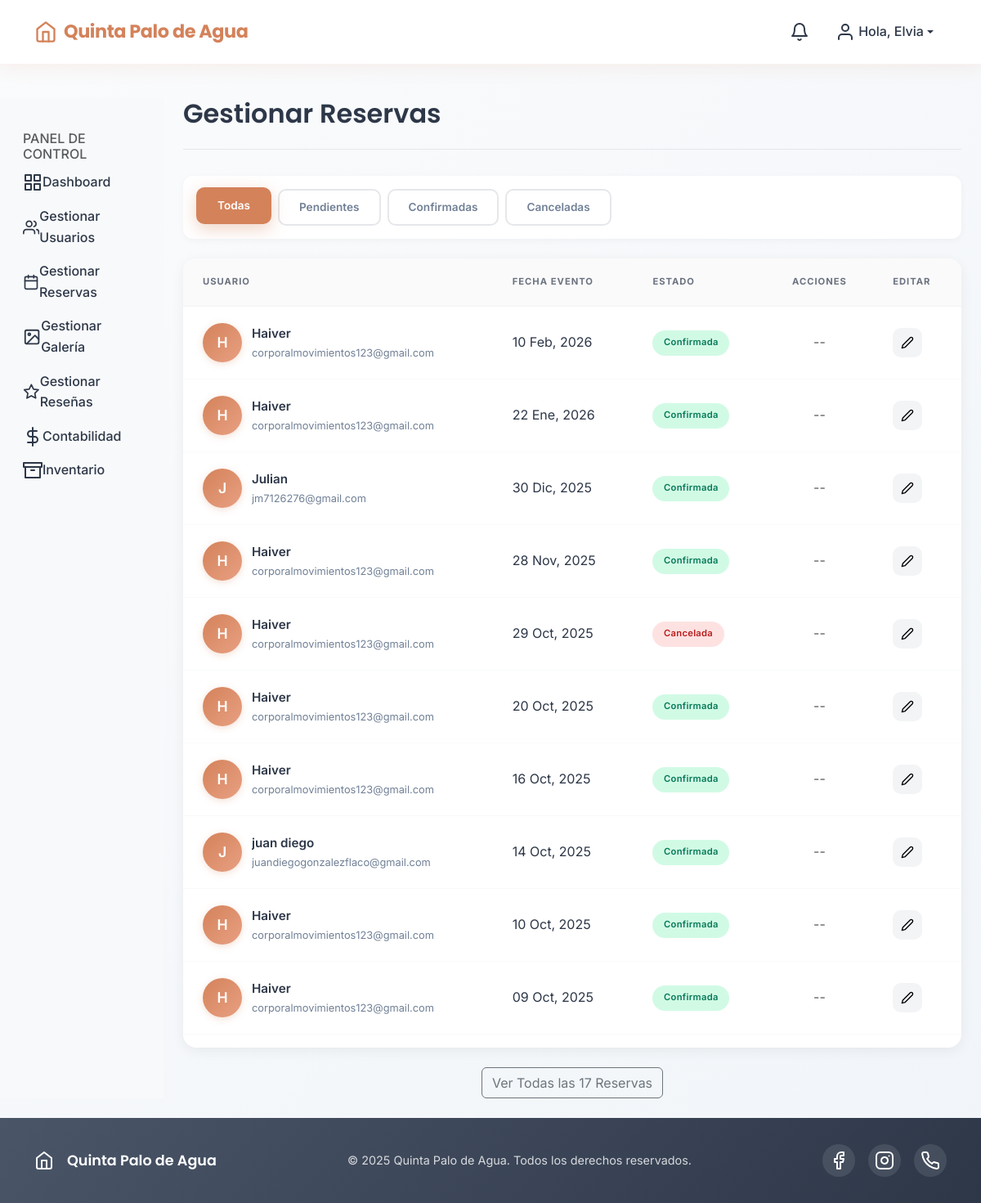
Before: /panel-control/reservas/ (signed in) with the older database file.
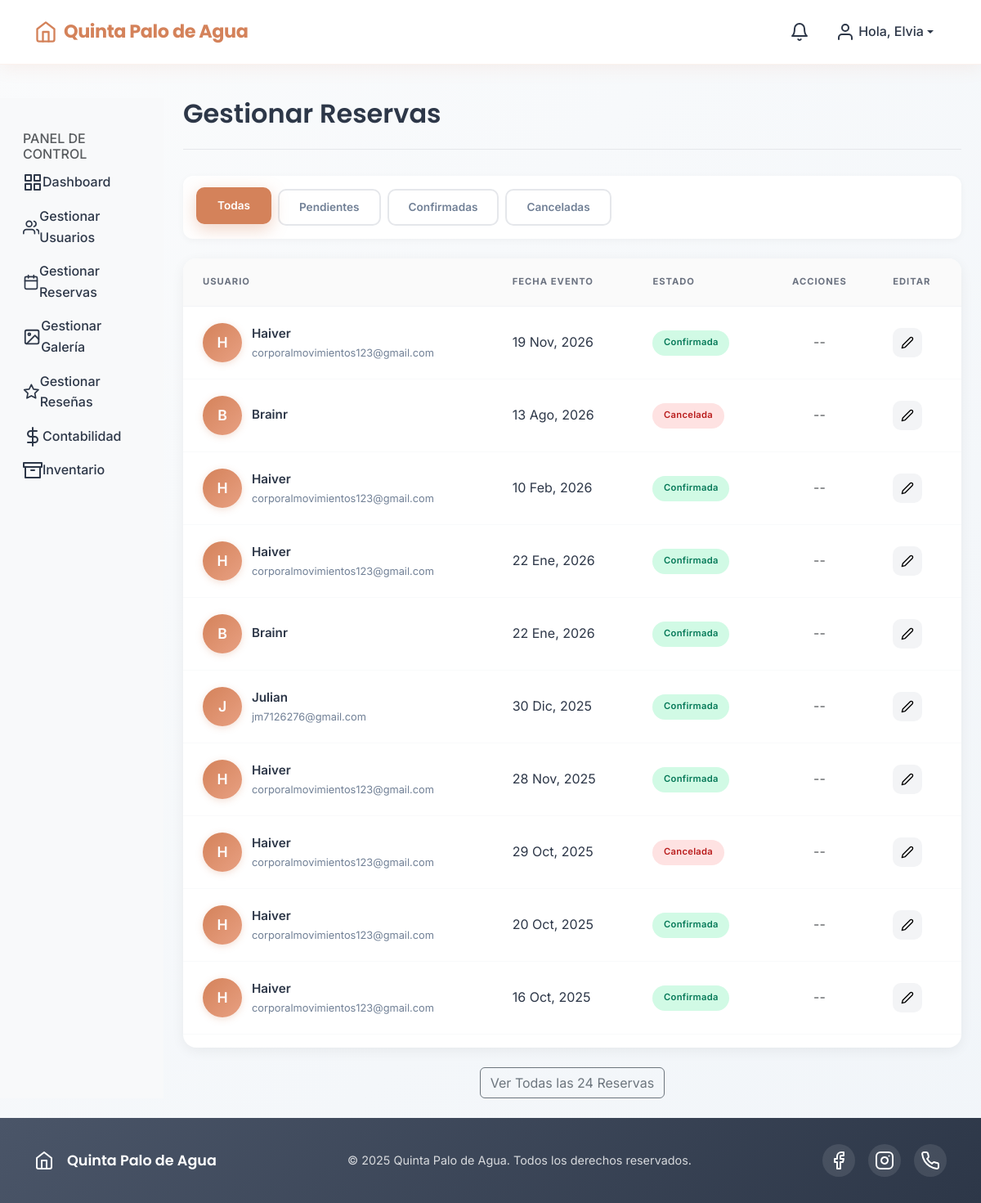
After: the same page with the newer database file.
### reservas/models.py (models this page shows, shortened)
class Reserva(models.Model):
    usuario = models.ForeignKey(User, on_delete=models.CASCADE, related_name='reservas')
    fecha_reserva = models.DateField(verbose_name="Fecha del Evento")
    numero_personas = models.PositiveIntegerField(verbose_name="Número de Personas")
    tipo_evento = models.CharField(max_length=100, verbose_name="Tipo de Evento")
    ESTADO_CHOICES = [
        ('pendiente', 'Pendiente'),
        ('esperando_pago', 'Esperando Pago'), # Nuevo estado
        ('confirmada', 'Confirmada'),
        ('cancelada', 'Cancelada'),
    ]
    estado = models.CharField(max_length=15, choices=ESTADO_CHOICES, default='pendiente')
    precio = models.DecimalField(max_digits=10, decimal_places=2, default=0.00, verbose_name="Precio de la Reserva")
    hora_ingreso = models.TimeField(null=True, blank=True, verbose_name="Hora de Ingreso")
    hora_salida = models.TimeField(null=True, blank=True, verbose_name="Hora de Salida")
    detalles_privilegios = models.TextField(blank=True, verbose_name="Privilegios Incluidos", help_text="Ej: Acceso a piscina, 2 habitaciones, uso de la cocina.")
    penalizacion_tardia = models.DecimalField(max_digits=10, decimal_places=2, default=50000.00, verbose_name="Penalización por Hora Extra")
    fecha_esperando_pago = models.DateTimeField(null=True, blank=True, editable=False)
    class Meta:
        ordering = ['-fecha_reserva']

### reservas/views.py (the view)
# urls.py: path('reservas/', reservas_views.lista_reservas_admin, name='lista_reservas_admin'),
@login_required
def lista_reservas_admin(request):
    if not request.user.is_staff:
        return redirect('index')
    filtro_actual = request.GET.get('estado')
    reservas_list = Reserva.objects.all().order_by('-fecha_reserva')
    if filtro_actual:
        reservas_list = reservas_list.filter(estado=filtro_actual)
    paginator = Paginator(reservas_list, 10)
    reservas_pagina = paginator.get_page(1)
    context = {
        'reservas_pagina': reservas_pagina,       # Las 10 primeras para la tabla principal
        'todas_las_reservas': reservas_list,    # Todas las reservas para el modal
        'filtro_actual': filtro_actual,
    }
    return render(request, 'panel_admin/admin_lista_reservas.html', context)

### templates/panel_admin/admin_lista_reservas.html (shortened to what this page needs)
{% extends 'panel_admin/panel_admin_base.html' %}
{% load static %}
{% block panel_content %}
<link rel="stylesheet" href="{% static 'css/gestionar_reservas.css' %}">
<link rel="stylesheet" href="{% static 'css/gestionar_usuarios.css' %}">
<div class="page-header">
    <h1 class="page-title">Gestionar Reservas</h1>
</div>
<div class="filtros-reservas">
    <a href="{% url 'lista_reservas_admin' %}" class="btn-filtro {% if not filtro_actual %}active{% endif %}">Todas</a>
    <a href="{% url 'lista_reservas_admin' %}?estado=pendiente" class="btn-filtro {% if filtro_actual == 'pendiente' %}active{% endif %}">Pendientes</a>
    <a href="{% url 'lista_reservas_admin' %}?estado=confirmada" class="btn-filtro {% if filtro_actual == 'confirmada' %}active{% endif %}">Confirmadas</a>
    <a href="{% url 'lista_reservas_admin' %}?estado=cancelada" class="btn-filtro {% if filtro_actual == 'cancelada' %}active{% endif %}">Canceladas</a>
</div>
<div class="reservas-table-container">
    <div class="table-responsive">
        <table class="table reservas-table">
            <thead>
                <tr>
                    <th>Usuario</th>
                    <th>Fecha Evento</th>
                    <th>Estado</th>
                    <th class="text-center">Acciones</th>
                    <th>Editar</th>
                </tr>
            </thead>
            <tbody>
                {% for reserva in reservas_pagina %}
                <tr>
                    <td>
                        <div class="user-info">
                            <div class="user-avatar">{{ reserva.usuario.username|first|upper }}</div>
                            <div class="user-details">
                                <span class="username">{{ reserva.usuario.first_name|default:reserva.usuario.username }}</span>
                                <span class="email">{{ reserva.usuario.email }}</span>
                            </div>
                        </div>
                    </td>
                    <td>{{ reserva.fecha_reserva|date:"d M, Y" }}</td>
                    <td><span class="badge-estado badge-{{ reserva.estado|slugify }}">{{ reserva.get_estado_display }}</span></td>
                    <td class="text-center acciones-cell">
                        {% if reserva.estado == 'pendiente' %}
                        <form action="{% url 'actualizar_estado_reserva' reserva.id %}" method="post" class="d-inline">
                            {% csrf_token %}
                            <input type="hidden" name="estado" value="esperando_pago">
                            <button type="submit" class="btn btn-success btn-sm">Confirmar</button>
                        </form>
                        <form action="{% url 'actualizar_estado_reserva' reserva.id %}" method="post" class="d-inline">
                            {% csrf_token %}
                            <input type="hidden" name="estado" value="cancelada">
                            <button type="submit" class="btn btn-danger btn-sm">Rechazar</button>
                        </form>
                        {% else %}
                        <span class="text-muted">--</span>
                        {% endif %}
                    </td>
                    <td>
                        <a href="{% url 'editar_reserva_admin' reserva.id %}" class="btn btn-light btn-edit"><span data-feather="edit-2" style="width:16px; height:16px;"></span></a>
                    </td>
                </tr>
                {% empty %}
                <tr><td colspan="5" class="text-center py-5"><p class="mb-0">No hay reservas que coincidan con el filtro.</p></td></tr>
                {% endfor %}
            </tbody>
        </table>
    </div>
</div>
{% if todas_las_reservas.count > 10 %}
<div class="text-center mt-4">
    <button type="button" class="btn btn-outline-secondary" data-bs-toggle="modal" data-bs-target="#modalTodasReservas">Ver Todas las {{ todas_las_reservas.count }} Reservas</button>
</div>
{% endif %}
{% endblock %}

Changed rows visible on the page:
no longer on this page (row unchanged): Reserva: usuario.username|first "J", usuario.first_name "juan diego", usuario.email "juandiegogonzalezflaco@gmail.com", fecha_reserva "14 Oct, 2025", estado "Confirmada"
no longer on this page (row unchanged): Reserva: usuario.username|first "H", usuario.first_name "Haiver", usuario.email "corporalmovimientos123@gmail.com", fecha_reserva "10 Oct, 2025", estado "Confirmada"
no longer on this page (row unchanged): Reserva: usuario.username|first "H", usuario.first_name "Haiver", usuario.email "corporalmovimientos123@gmail.com", fecha_reserva "09 Oct, 2025", estado "Confirmada"
added Reserva: usuario.username|first "H", usuario.first_name "Haiver", usuario.email "corporalmovimientos123@gmail.com", fecha_reserva "19 Nov, 2026", estado "Confirmada"
added Reserva: usuario.username|first "B", usuario.first_name "Brainr", fecha_reserva "13 Ago, 2026", estado "Cancelada"
added Reserva: usuario.username|first "B", usuario.first_name "Brainr", fecha_reserva "22 Ene, 2026", estado "Confirmada"
Other visible differences:
{{ todas_las_reservas.count }}: "17" → "24"
